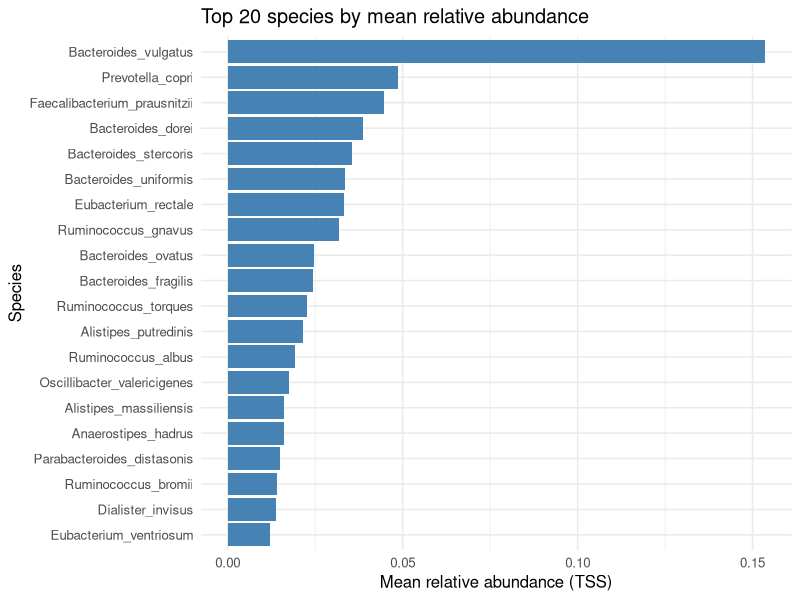
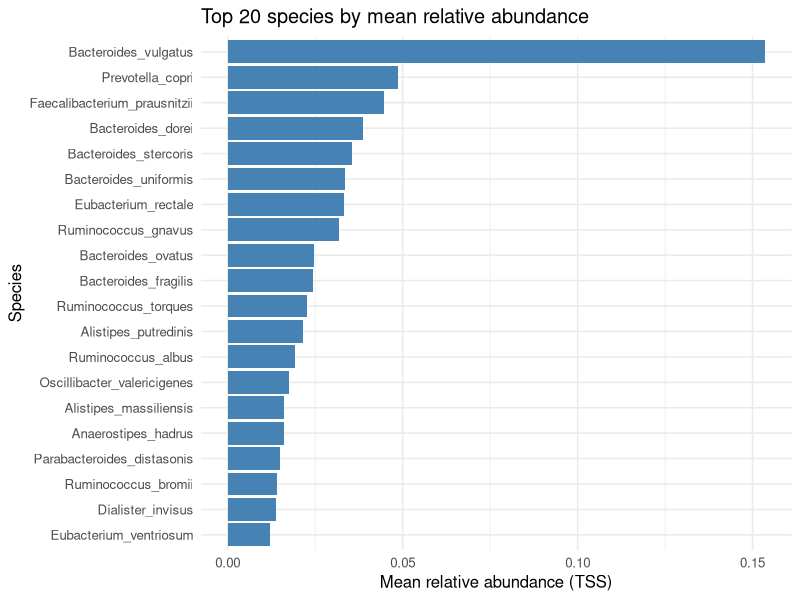

R code for these plots, in order:
setwd("C:/Users/sunan/Downloads/abundance")
#install.packages(c("ggplot2", "dplyr", "tidyr", "readr", "pheatmap"))
library(ggplot2)
library(dplyr)
library(tidyr)
library(readr)
library(pheatmap)
genus_counts <- read_tsv("genus_counts.tsv")
species_counts <- read_tsv("species_counts.tsv")

head(genus_counts)
head(species_counts)

dim(genus_counts)
dim(species_counts)


# Convert long count tables into sample-by-taxon matrices
genus_wide <- genus_counts %>%
  pivot_wider(
    names_from = Genus,
    values_from = Count,
    values_fill = 0
  ) %>%
  arrange(Sample)

species_wide <- species_counts %>%
  pivot_wider(
    names_from = Species,
    values_from = Count,
    values_fill = 0
  ) %>%
  arrange(Sample)

# Convert to matrices
genus_mat <- as.data.frame(genus_wide)
rownames(genus_mat) <- genus_mat$Sample
genus_mat$Sample <- NULL
genus_mat <- as.matrix(genus_mat)

species_mat <- as.data.frame(species_wide)
rownames(species_mat) <- species_mat$Sample
species_mat$Sample <- NULL
species_mat <- as.matrix(species_mat)

# Calculate TSS
genus_totals <- rowSums(genus_mat)
species_totals <- rowSums(species_mat)

genus_tss <- sweep(
  genus_mat, 1, ifelse(genus_totals == 0, 1, genus_totals), "/"
)

species_tss <- sweep(
  species_mat, 1, ifelse(species_totals == 0, 1, species_totals), "/"
)

# Save normalized matrices
write.csv(genus_tss, "genus_TSS.csv")
write.csv(species_tss, "species_TSS.csv")

# Check row sums
round(rowSums(genus_tss), 4)
round(rowSums(species_tss), 4)
























species_mean <- colMeans(species_tss)

species_mean_df <- data.frame(
  Species = names(species_mean),
  Mean_Abundance = as.numeric(species_mean)
) %>%
  arrange(desc(Mean_Abundance))

top20_species <- species_mean_df %>%
  slice_head(n = 20)

print(top20_species)

write.csv(
  top20_species,
  "top20_species_mean_abundance.csv",
  row.names = FALSE
)

















top20_species$Species <- factor(
  top20_species$Species,
  levels = rev(top20_species$Species)
)

p_top20 <- ggplot(
  top20_species,
  aes(x = Species, y = Mean_Abundance)
) +
  geom_col(fill = "steelblue") +
  coord_flip() +
  labs(
    title = "Top 20 species by mean relative abundance",
    x = "Species",
    y = "Mean relative abundance (TSS)"
  ) +
  theme_minimal(base_size = 12)

print(p_top20)

ggsave(
  "top20_species_barplot.png",
  plot = p_top20,
  width = 10,
  height = 8,
  dpi = 300
)





genus_mean <- colMeans(genus_tss)

top15_genera <- names(
  sort(genus_mean, decreasing = TRUE)
)[1:min(15, length(genus_mean))]

genus_heatmap <- t(genus_tss[, top15_genera, drop = FALSE])

pheatmap(
  genus_heatmap,
  cluster_rows = TRUE,
  cluster_cols = TRUE,
  main = "Top 15 genera across 12 samples",
  color = colorRampPalette(
    c("white", "gold", "red")
  )(100),
  filename = "top15_genera_heatmap.png",
  width = 10,
  height = 8
)






top_species_names <- as.character(top20_species$Species)

species_heatmap <- t(
  species_tss[, top_species_names, drop = FALSE]
)

pheatmap(
  species_heatmap,
  cluster_rows = TRUE,
  cluster_cols = TRUE,
  main = "Top 20 species across 12 samples",
  color = colorRampPalette(
    c("white", "skyblue", "darkblue")
  )(100),
  filename = "top20_species_heatmap.png",
  width = 12,
  height = 9
)








dominant_genus <- apply(
  genus_tss, 1, function(x) names(which.max(x))
)

dominant_species <- apply(
  species_tss, 1, function(x) names(which.max(x))
)

dominant_table <- data.frame(
  Sample = rownames(genus_tss),
  Dominant_Genus = dominant_genus,
  Genus_Relative_Abundance = apply(
    genus_tss, 1, max
  ),
  Dominant_Species = dominant_species,
  Species_Relative_Abundance = apply(
    species_tss, 1, max
  )
)

print(dominant_table)

write.csv(
  dominant_table,
  "dominant_taxa_per_sample.csv",
  row.names = FALSE
)
